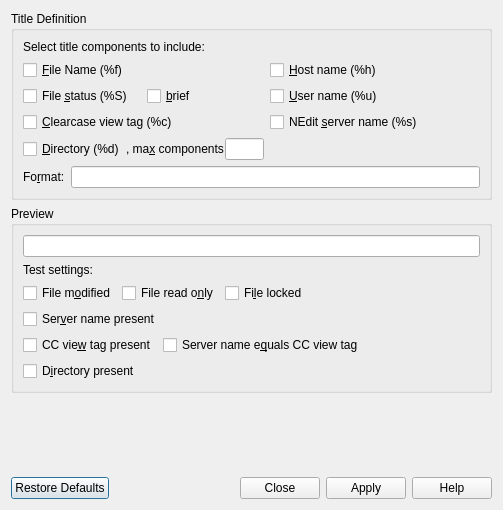
<?xml version="1.0" encoding="UTF-8"?>
<ui version="4.0">
 <class>DialogWindowTitle</class>
 <widget class="QDialog" name="DialogWindowTitle">
  <property name="geometry">
   <rect>
    <x>0</x>
    <y>0</y>
    <width>503</width>
    <height>510</height>
   </rect>
  </property>
  <property name="windowTitle">
   <string>Customize Window Title</string>
  </property>
  <layout class="QVBoxLayout" name="verticalLayout_3">
   <item>
    <widget class="QGroupBox" name="groupBox">
     <property name="title">
      <string>Title Definition</string>
     </property>
     <layout class="QVBoxLayout" name="verticalLayout">
      <item>
       <widget class="QLabel" name="label">
        <property name="text">
         <string>Select title components to include:</string>
        </property>
       </widget>
      </item>
      <item>
       <layout class="QGridLayout" name="gridLayout">
        <item row="0" column="0">
         <widget class="QCheckBox" name="checkFileName">
          <property name="text">
           <string>&amp;File Name (%f)</string>
          </property>
         </widget>
        </item>
        <item row="0" column="1">
         <widget class="QCheckBox" name="checkHostName">
          <property name="text">
           <string>&amp;Host name (%h)</string>
          </property>
         </widget>
        </item>
        <item row="1" column="0">
         <layout class="QHBoxLayout" name="horizontalLayout_7">
          <item>
           <widget class="QCheckBox" name="checkFileStatus">
            <property name="text">
             <string>File &amp;status (%S)</string>
            </property>
           </widget>
          </item>
          <item>
           <widget class="QCheckBox" name="checkBrief">
            <property name="text">
             <string>&amp;brief</string>
            </property>
           </widget>
          </item>
         </layout>
        </item>
        <item row="1" column="1">
         <widget class="QCheckBox" name="checkUserName">
          <property name="text">
           <string>&amp;User name (%u)</string>
          </property>
         </widget>
        </item>
        <item row="2" column="0">
         <widget class="QCheckBox" name="checkClearCase">
          <property name="text">
           <string>&amp;Clearcase view tag (%c)</string>
          </property>
         </widget>
        </item>
        <item row="2" column="1">
         <widget class="QCheckBox" name="checkServerName">
          <property name="text">
           <string>NEdit &amp;server name (%s)</string>
          </property>
         </widget>
        </item>
        <item row="3" column="0">
         <layout class="QHBoxLayout" name="horizontalLayout_2">
          <property name="spacing">
           <number>1</number>
          </property>
          <item>
           <widget class="QCheckBox" name="checkDirectory">
            <property name="text">
             <string>&amp;Directory (%d)</string>
            </property>
           </widget>
          </item>
          <item>
           <widget class="QLabel" name="labelDirectory">
            <property name="text">
             <string>, ma&amp;x components</string>
            </property>
            <property name="buddy">
             <cstring>editDirectory</cstring>
            </property>
           </widget>
          </item>
          <item>
           <widget class="QLineEdit" name="editDirectory"/>
          </item>
         </layout>
        </item>
        <item row="3" column="1">
         <spacer name="horizontalSpacer">
          <property name="orientation">
           <enum>Qt::Horizontal</enum>
          </property>
          <property name="sizeHint" stdset="0">
           <size>
            <width>278</width>
            <height>20</height>
           </size>
          </property>
         </spacer>
        </item>
       </layout>
      </item>
      <item>
       <layout class="QHBoxLayout" name="horizontalLayout">
        <item>
         <widget class="QLabel" name="label_2">
          <property name="text">
           <string>Fo&amp;rmat:</string>
          </property>
          <property name="buddy">
           <cstring>editFormat</cstring>
          </property>
         </widget>
        </item>
        <item>
         <widget class="QLineEdit" name="editFormat">
          <property name="clearButtonEnabled">
           <bool>true</bool>
          </property>
         </widget>
        </item>
       </layout>
      </item>
     </layout>
    </widget>
   </item>
   <item>
    <widget class="QGroupBox" name="groupBox_2">
     <property name="title">
      <string>Preview</string>
     </property>
     <layout class="QVBoxLayout" name="verticalLayout_2">
      <item>
       <widget class="QLineEdit" name="editPreview"/>
      </item>
      <item>
       <widget class="QLabel" name="label_3">
        <property name="text">
         <string>Test settings:</string>
        </property>
       </widget>
      </item>
      <item>
       <layout class="QHBoxLayout" name="horizontalLayout_3">
        <item>
         <widget class="QCheckBox" name="checkFileModified">
          <property name="text">
           <string>File m&amp;odified</string>
          </property>
         </widget>
        </item>
        <item>
         <widget class="QCheckBox" name="checkFileReadOnly">
          <property name="text">
           <string>File read o&amp;nly</string>
          </property>
         </widget>
        </item>
        <item>
         <widget class="QCheckBox" name="checkFileLocked">
          <property name="text">
           <string>Fi&amp;le locked</string>
          </property>
         </widget>
        </item>
        <item>
         <spacer name="horizontalSpacer_2">
          <property name="orientation">
           <enum>Qt::Horizontal</enum>
          </property>
          <property name="sizeHint" stdset="0">
           <size>
            <width>40</width>
            <height>20</height>
           </size>
          </property>
         </spacer>
        </item>
       </layout>
      </item>
      <item>
       <layout class="QHBoxLayout" name="horizontalLayout_4">
        <item>
         <widget class="QCheckBox" name="checkServerNamePresent">
          <property name="text">
           <string>Ser&amp;ver name present</string>
          </property>
         </widget>
        </item>
        <item>
         <spacer name="horizontalSpacer_3">
          <property name="orientation">
           <enum>Qt::Horizontal</enum>
          </property>
          <property name="sizeHint" stdset="0">
           <size>
            <width>40</width>
            <height>20</height>
           </size>
          </property>
         </spacer>
        </item>
       </layout>
      </item>
      <item>
       <layout class="QHBoxLayout" name="horizontalLayout_5">
        <item>
         <widget class="QCheckBox" name="checkClearCasePresent">
          <property name="text">
           <string>CC vie&amp;w tag present</string>
          </property>
         </widget>
        </item>
        <item>
         <widget class="QCheckBox" name="checkServerEqualsCC">
          <property name="text">
           <string>Server name e&amp;quals CC view tag</string>
          </property>
         </widget>
        </item>
        <item>
         <spacer name="horizontalSpacer_4">
          <property name="orientation">
           <enum>Qt::Horizontal</enum>
          </property>
          <property name="sizeHint" stdset="0">
           <size>
            <width>40</width>
            <height>20</height>
           </size>
          </property>
         </spacer>
        </item>
       </layout>
      </item>
      <item>
       <layout class="QHBoxLayout" name="horizontalLayout_6">
        <item>
         <widget class="QCheckBox" name="checkDirectoryPresent">
          <property name="text">
           <string>D&amp;irectory present</string>
          </property>
         </widget>
        </item>
        <item>
         <spacer name="horizontalSpacer_5">
          <property name="orientation">
           <enum>Qt::Horizontal</enum>
          </property>
          <property name="sizeHint" stdset="0">
           <size>
            <width>40</width>
            <height>20</height>
           </size>
          </property>
         </spacer>
        </item>
       </layout>
      </item>
     </layout>
    </widget>
   </item>
   <item>
    <spacer name="verticalSpacer">
     <property name="orientation">
      <enum>Qt::Vertical</enum>
     </property>
     <property name="sizeHint" stdset="0">
      <size>
       <width>20</width>
       <height>3</height>
      </size>
     </property>
    </spacer>
   </item>
   <item>
    <widget class="QDialogButtonBox" name="buttonBox">
     <property name="orientation">
      <enum>Qt::Horizontal</enum>
     </property>
     <property name="standardButtons">
      <set>QDialogButtonBox::Apply|QDialogButtonBox::Close|QDialogButtonBox::Help|QDialogButtonBox::RestoreDefaults</set>
     </property>
    </widget>
   </item>
  </layout>
 </widget>
 <resources/>
 <connections>
  <connection>
   <sender>buttonBox</sender>
   <signal>rejected()</signal>
   <receiver>DialogWindowTitle</receiver>
   <slot>reject()</slot>
   <hints>
    <hint type="sourcelabel">
     <x>316</x>
     <y>260</y>
    </hint>
    <hint type="destinationlabel">
     <x>286</x>
     <y>274</y>
    </hint>
   </hints>
  </connection>
 </connections>
</ui>
